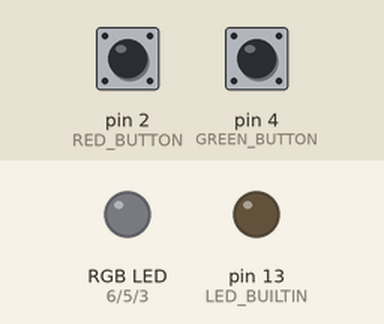
A sketch run on a simulated Arduino Uno, built with avr-gcc and run on an emulated ATmega328P. Shown: an RGB LED mixed from three pins (HIGH = lit), output pins drawn as LEDs (lit = HIGH). The test bench sets the inputs (shaded band); at power-on: pin 2 (RED_BUTTON) HIGH, pin 4 (GREEN_BUTTON) HIGH.

Above: at 1.2 s.
1.3 s: pin 2 (RED_BUTTON) pulled LOW for 0.15 s
At 2.5 s:
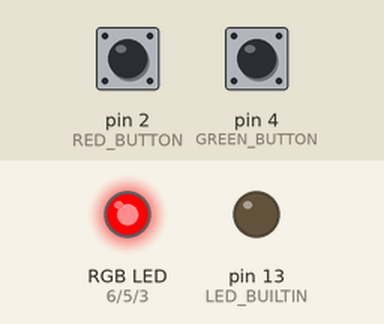
3.0 s: pin 2 (RED_BUTTON) pulled LOW for 1 s
At 3.8 s:
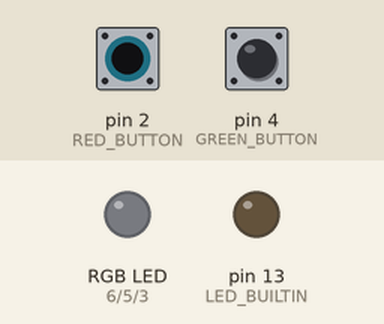
5.5 s: pin 2 (RED_BUTTON) pulled LOW for 3.2 s
At 6.9 s:
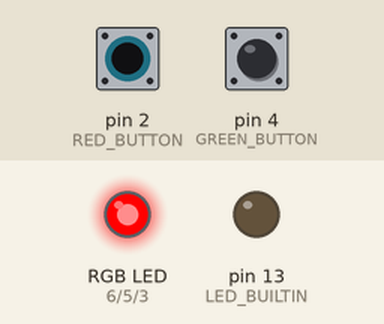
10.2 s: pin 4 (GREEN_BUTTON) pulled LOW for 0.15 s
At 11.6 s:
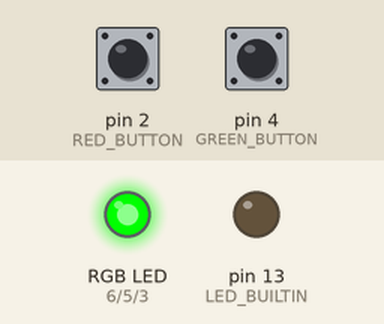
11.9 s: pin 4 (GREEN_BUTTON) pulled LOW for 1 s
At 13.0 s:
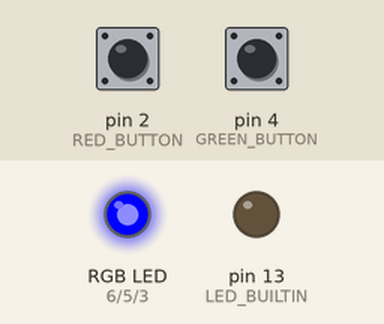
Timing chart, 0 to 14.9 s (numbered marks = the images above; inputs shaded):
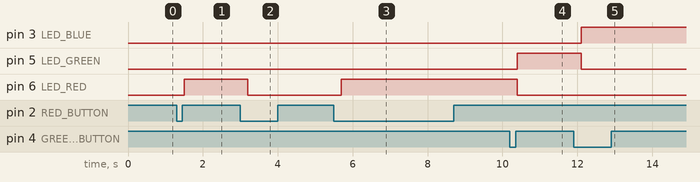

Measured:
- after the input at 1.3 s, pin 6 (LED_RED): LOW → HIGH after 0.20 s
- after the input at 3.0 s, pin 6 (LED_RED): HIGH → LOW after 0.20 s
- after the input at 5.5 s, pin 6 (LED_RED): LOW → HIGH after 0.20 s
- after the input at 10.2 s, pin 5 (LED_GREEN): LOW → HIGH after 0.20 s; pin 6 (LED_RED): HIGH → LOW after 0.20 s
- after the input at 11.9 s, pin 3 (LED_BLUE): LOW → HIGH after 0.20 s; pin 5 (LED_GREEN): HIGH → LOW after 0.20 s

The sketch:

z1.ino
```cpp
#include <LiquidCrystal_I2C.h>
#include <OneWire.h>
#include <DallasTemperature.h>

#define LED_RED 6
#define LED_GREEN 5
#define LED_BLUE 3

#define RED_BUTTON 2
#define GREEN_BUTTON 4


void initRGB() {
  pinMode(LED_BUILTIN, OUTPUT);
  digitalWrite(LED_BUILTIN, LOW);

  pinMode(LED_RED, OUTPUT);
  digitalWrite(LED_RED, LOW);

  pinMode(LED_GREEN, OUTPUT);
  digitalWrite(LED_GREEN, LOW);

  pinMode(LED_BLUE, OUTPUT);
  digitalWrite(LED_BLUE, LOW);
}

void initButtons() {
  pinMode(RED_BUTTON, INPUT_PULLUP);
  pinMode(GREEN_BUTTON, INPUT_PULLUP);
}

void setup() {
  initRGB();
  initButtons();
}

int sth_on = 0;
int color_on = 0;
int last_read_red = HIGH;
int last_read_green = HIGH;

void loop() {
  if (digitalRead(RED_BUTTON) == LOW && last_read_red == HIGH) {
    delay(200);
    if (sth_on == 0) {
      digitalWrite(LED_RED, HIGH);
      color_on = LED_RED;
      sth_on = 1;
    } else {
      digitalWrite(LED_RED, LOW);
      digitalWrite(LED_GREEN, LOW);
      digitalWrite(LED_BLUE, LOW);
      color_on = 0;
      sth_on = 0;
    }
  }
  last_read_red = digitalRead(RED_BUTTON);

  if (digitalRead(GREEN_BUTTON) == LOW && last_read_green == HIGH) {
    delay(200);
    if (color_on == LED_RED) {
      digitalWrite(LED_RED, LOW);
      digitalWrite(LED_GREEN, HIGH);
      color_on = LED_GREEN;
    } else if (color_on == LED_GREEN) {
      digitalWrite(LED_GREEN, LOW);
      digitalWrite(LED_BLUE, HIGH);
      color_on = LED_BLUE;
    } else if (color_on == LED_BLUE) {
      digitalWrite(LED_BLUE, LOW);
      digitalWrite(LED_RED, HIGH);
      color_on = LED_RED;
    }
  }
  last_read_green = digitalRead(GREEN_BUTTON);
}
```
